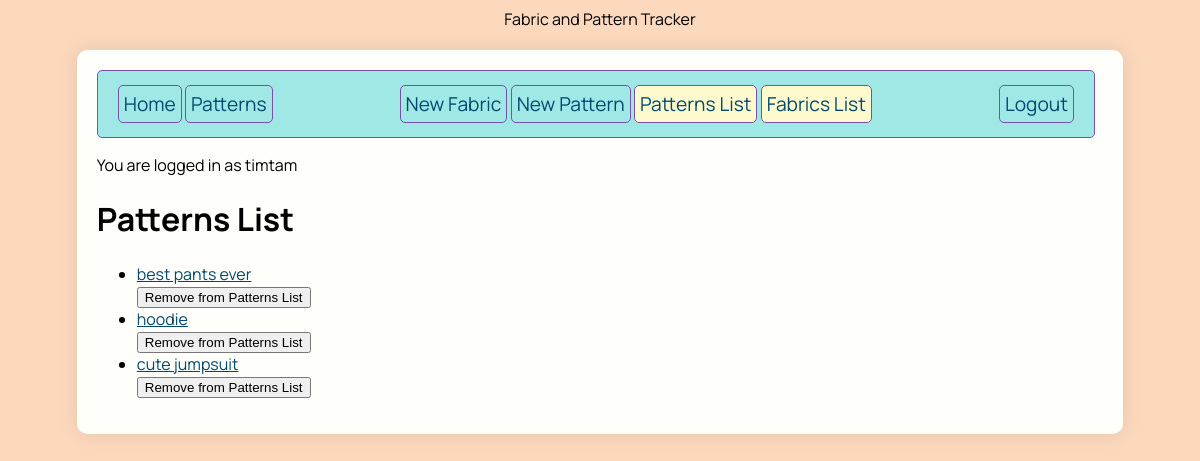
The page /patterns_list (signed in) on the database its author committed.
### sewing_app/models.py (models this page shows)
class User(UserMixin, db.Model):
    id = db.Column(db.Integer, primary_key=True)
    username = db.Column(db.String(80), nullable=False, unique=True)
    password = db.Column(db.String(80), nullable=False)
    patterns_list_items = db.relationship(
        'Pattern', secondary=patterns_list, back_populates='users')
    fabrics_list_items = db.relationship(
        'Fabric', secondary=fabrics_list, back_populates='users')

class Pattern(db.Model):
    id = db.Column(db.Integer, primary_key=True)
    name = db.Column(db.String(80), nullable=False)
    category = db.Column(db.Enum(PatternCategory),
                         default=PatternCategory.OTHER)
    photo_url = db.Column(URLType)
    fabrics = db.relationship(
        'Fabric', secondary=fabrics_patterns, back_populates='patterns')
    created_by_id = db.Column(db.Integer, db.ForeignKey('user.id'))
    created_by = db.relationship('User')
    users = db.relationship('User', secondary=patterns_list,
                            back_populates='patterns_list_items')

### sewing_app/routes.py (the view)
@main.route('/patterns_list')
@login_required
def patterns_list():
    patterns_list = current_user.patterns_list_items
    return render_template('patterns_list.html', patterns_list=patterns_list)

### sewing_app/extensions.py (called while the page is built)
@login_manager.user_loader
def load_user(user_id):
    from .models import User
    return User.query.get(user_id)

### sewing_app/templates/patterns_list.html (shortened to what this page needs)
{% extends 'base.html' %}
{% block content %}
<h1>Patterns List</h1>
{% if patterns_list %}
<ul class="patterns-list">
  {% for pattern in patterns_list %}
  <li class="patterns-item">
    <a href="{{ url_for('main.pattern_detail', pattern_id=pattern.id) }}">
      {{ pattern.name }}
      <form action="{{ url_for('main.remove_from_patterns_list', pattern_id=pattern.id) }}" method="POST">
        <button type="submit" class="btn-remove-from-list">Remove from Patterns List</button>
      </form>
  </li>
  {% endfor %}
</ul>
{% else %}
<p>Your patterns list is empty.</p>
{% endif %}
{% endblock %}

### sewing_app/templates/base.html (shortened to what this page needs)
<!DOCTYPE html>
<html>
<head>
    <name>Fabric and Pattern Tracker</name>
    <link rel="stylesheet" href="/static/style.css">
</head>
<body>
    <div id="content">
        <nav>
            <div>
                <a href="/">Home</a>
                <a href="/patterns">Patterns</a>
            </div>
            <div>
                {% if current_user.is_authenticated %}
                <a href="/new_fabric">New Fabric</a>
                <a href="/new_pattern">New Pattern</a>
                <a class="patterns-list" href="/patterns_list">Patterns List</a>
                <a class="fabrics-list" href="/fabrics_list">Fabrics List</a>
            </div>
            <div>
                <a href="{{ url_for('auth.logout') }}">Logout</a>
                {% else %}
                <a href="{{ url_for('auth.login') }}">Login</a>
                <a href="{{ url_for('auth.signup') }}">Signup</a>
                {% endif %}
            </div>
        </nav>
        {% if current_user.is_authenticated %}
        <p>You are logged in as {{ current_user.username }}</p>
        {% endif %}
        {% block content %}{% endblock %}
    </div>
</body>
</html>

### sewing_app/static/style.css (style rules this page uses)
:root { --primary-color: #006466; --secondary-color: #3e1f47; --accent-color: #654c6c; --blue: #a0e8e5; --blue-dusty: #ced4da; --dark-blue: #02496f; --purple: #c9a0ff; --dark-purple: #7851a9; --pink: #ffd3e0; --orange: #fcd9bd; --green: #a6ffcb; --yellow: #fffacd; --gray-dark: #6b6e70; --gray: #bdc0c2; --gray-light: #ededed; --black: #1a1110; --baby-powder: #fefefa; }
body { display: flex; flex-direction: column; align-items: center; background-color: var(--orange); font-family: 'Manrope', sans-serif; }
#content { width: 85%; background-color: var(--baby-powder); padding: 20px; margin-top: 20px; border-radius: 10px; box-shadow: 0 0 20px rgba(0, 0, 0, 0.1); }
a.patterns-list, a.fabrics-list { background-color: var(--yellow); }
a { color: var(--dark-blue); }
nav { width: 95%; display: flex; flex-direction: row; justify-content: space-between; background-color: var(--blue); padding: 20px 20px; border: solid 1px var(--dark-purple); border-radius: 5px; }
nav a { color: --var(black); text-decoration: none; font-size: 1.2em; border: 1px solid var(--dark-purple); border-radius: 5px; padding: 5px; }

### rows shown on the page
User: username "timtam"
Pattern: name "best pants ever"
Pattern: name "hoodie"
Pattern: name "cute jumpsuit"
